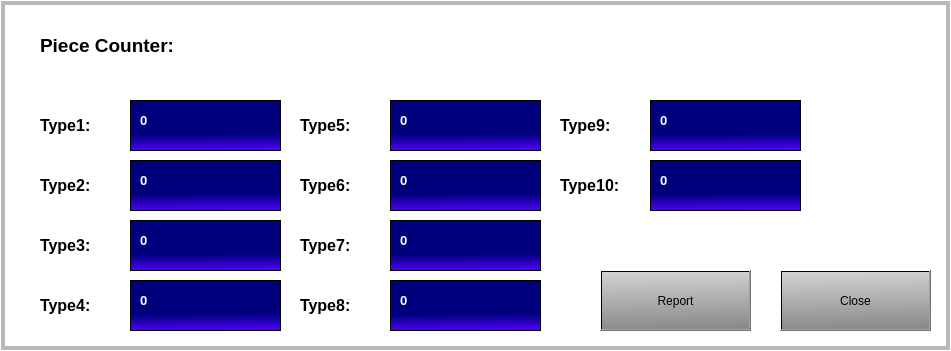
  <widget class="QFrame" name="frameCounter">
   <property name="geometry">
    <rect>
     <x>10</x>
     <y>630</y>
     <width>951</width>
     <height>351</height>
    </rect>
   </property>
   <property name="styleSheet">
    <string notr="true">background-color: rgba(255, 255, 255, 0);</string>
   </property>
   <property name="frameShape">
    <enum>QFrame::Box</enum>
   </property>
   <property name="frameShadow">
    <enum>QFrame::Sunken</enum>
   </property>
   <property name="midLineWidth">
    <number>4</number>
   </property>
   <widget class="QFrame" name="frame_23">
    <property name="geometry">
     <rect>
      <x>40</x>
      <y>90</y>
      <width>261</width>
      <height>71</height>
     </rect>
    </property>
    <property name="frameShape">
     <enum>QFrame::StyledPanel</enum>
    </property>
    <property name="frameShadow">
     <enum>QFrame::Raised</enum>
    </property>
    <widget class="QLabel" name="label_45">
     <property name="geometry">
      <rect>
       <x>0</x>
       <y>20</y>
       <width>71</width>
       <height>31</height>
      </rect>
     </property>
     <property name="text">
      <string>&lt;html&gt;&lt;head/&gt;&lt;body&gt;&lt;p&gt;&lt;span style=&quot; font-size:12pt; font-weight:600;&quot;&gt;Type1:&lt;/span&gt;&lt;/p&gt;&lt;/body&gt;&lt;/html&gt;</string>
     </property>
    </widget>
    <widget class="QFrame" name="frame_22">
     <property name="geometry">
      <rect>
       <x>90</x>
       <y>10</y>
       <width>151</width>
       <height>51</height>
      </rect>
     </property>
     <property name="styleSheet">
      <string notr="true">background-color: qlineargradient(spread:pad, x1:0.586158, y1:0.671, x2:0.593, y2:1, stop:0 rgba(0, 0, 127, 255), stop:1 rgba(85, 0, 255, 255));</string>
     </property>
     <property name="frameShape">
      <enum>QFrame::StyledPanel</enum>
     </property>
     <property name="frameShadow">
      <enum>QFrame::Raised</enum>
     </property>
     <widget class="QLabel" name="label_46">
      <property name="geometry">
       <rect>
        <x>10</x>
        <y>0</y>
        <width>131</width>
        <height>41</height>
       </rect>
      </property>
      <property name="styleSheet">
       <string notr="true">background-color: rgba(255, 255, 255, 0);</string>
      </property>
      <property name="text">
       <string>&lt;html&gt;&lt;head/&gt;&lt;body&gt;&lt;p&gt;&lt;span style=&quot; font-size:10pt; font-weight:600; color:#ffffff;&quot;&gt;0&lt;/span&gt;&lt;/p&gt;&lt;/body&gt;&lt;/html&gt;</string>
      </property>
     </widget>
    </widget>
   </widget>
   <widget class="QFrame" name="frame_24">
    <property name="geometry">
     <rect>
      <x>40</x>
      <y>150</y>
      <width>261</width>
      <height>71</height>
     </rect>
    </property>
    <property name="frameShape">
     <enum>QFrame::StyledPanel</enum>
    </property>
    <property name="frameShadow">
     <enum>QFrame::Raised</enum>
    </property>
    <widget class="QLabel" name="label_49">
     <property name="geometry">
      <rect>
       <x>0</x>
       <y>20</y>
       <width>71</width>
       <height>31</height>
      </rect>
     </property>
     <property name="text">
      <string>&lt;html&gt;&lt;head/&gt;&lt;body&gt;&lt;p&gt;&lt;span style=&quot; font-size:12pt; font-weight:600;&quot;&gt;Type2:&lt;/span&gt;&lt;/p&gt;&lt;/body&gt;&lt;/html&gt;</string>
     </property>
    </widget>
    <widget class="QFrame" name="frame_26">
     <property name="geometry">
      <rect>
       <x>90</x>
       <y>10</y>
       <width>151</width>
       <height>51</height>
      </rect>
     </property>
     <property name="styleSheet">
      <string notr="true">background-color: qlineargradient(spread:pad, x1:0.586158, y1:0.671, x2:0.593, y2:1, stop:0 rgba(0, 0, 127, 255), stop:1 rgba(85, 0, 255, 255));</string>
     </property>
     <property name="frameShape">
      <enum>QFrame::StyledPanel</enum>
     </property>
     <property name="frameShadow">
      <enum>QFrame::Raised</enum>
     </property>
     <widget class="QLabel" name="label_50">
      <property name="geometry">
       <rect>
        <x>10</x>
        <y>0</y>
        <width>131</width>
        <height>41</height>
       </rect>
      </property>
      <property name="styleSheet">
       <string notr="true">background-color: rgba(255, 255, 255, 0);</string>
      </property>
      <property name="text">
       <string>&lt;html&gt;&lt;head/&gt;&lt;body&gt;&lt;p&gt;&lt;span style=&quot; font-size:10pt; font-weight:600; color:#ffffff;&quot;&gt;0&lt;/span&gt;&lt;/p&gt;&lt;/body&gt;&lt;/html&gt;</string>
      </property>
     </widget>
    </widget>
   </widget>
   <widget class="QFrame" name="frame_27">
    <property name="geometry">
     <rect>
      <x>40</x>
      <y>210</y>
      <width>261</width>
      <height>71</height>
     </rect>
    </property>
    <property name="frameShape">
     <enum>QFrame::StyledPanel</enum>
    </property>
    <property name="frameShadow">
     <enum>QFrame::Raised</enum>
    </property>
    <widget class="QLabel" name="label_51">
     <property name="geometry">
      <rect>
       <x>0</x>
       <y>20</y>
       <width>71</width>
       <height>31</height>
      </rect>
     </property>
     <property name="text">
      <string>&lt;html&gt;&lt;head/&gt;&lt;body&gt;&lt;p&gt;&lt;span style=&quot; font-size:12pt; font-weight:600;&quot;&gt;Type3:&lt;/span&gt;&lt;/p&gt;&lt;/body&gt;&lt;/html&gt;</string>
     </property>
    </widget>
    <widget class="QFrame" name="frame_28">
     <property name="geometry">
      <rect>
       <x>90</x>
       <y>10</y>
       <width>151</width>
       <height>51</height>
      </rect>
     </property>
     <property name="styleSheet">
      <string notr="true">background-color: qlineargradient(spread:pad, x1:0.586158, y1:0.671, x2:0.593, y2:1, stop:0 rgba(0, 0, 127, 255), stop:1 rgba(85, 0, 255, 255));</string>
     </property>
     <property name="frameShape">
      <enum>QFrame::StyledPanel</enum>
     </property>
     <property name="frameShadow">
      <enum>QFrame::Raised</enum>
     </property>
     <widget class="QLabel" name="label_52">
      <property name="geometry">
       <rect>
        <x>10</x>
        <y>0</y>
        <width>131</width>
        <height>41</height>
       </rect>
      </property>
      <property name="styleSheet">
       <string notr="true">background-color: rgba(255, 255, 255, 0);</string>
      </property>
      <property name="text">
       <string>&lt;html&gt;&lt;head/&gt;&lt;body&gt;&lt;p&gt;&lt;span style=&quot; font-size:10pt; font-weight:600; color:#ffffff;&quot;&gt;0&lt;/span&gt;&lt;/p&gt;&lt;/body&gt;&lt;/html&gt;</string>
      </property>
     </widget>
    </widget>
   </widget>
   <widget class="QFrame" name="frame_29">
    <property name="geometry">
     <rect>
      <x>40</x>
      <y>270</y>
      <width>261</width>
      <height>71</height>
     </rect>
    </property>
    <property name="frameShape">
     <enum>QFrame::StyledPanel</enum>
    </property>
    <property name="frameShadow">
     <enum>QFrame::Raised</enum>
    </property>
    <widget class="QLabel" name="label_55">
     <property name="geometry">
      <rect>
       <x>0</x>
       <y>20</y>
       <width>71</width>
       <height>31</height>
      </rect>
     </property>
     <property name="text">
      <string>&lt;html&gt;&lt;head/&gt;&lt;body&gt;&lt;p&gt;&lt;span style=&quot; font-size:12pt; font-weight:600;&quot;&gt;Type4:&lt;/span&gt;&lt;/p&gt;&lt;/body&gt;&lt;/html&gt;</string>
     </property>
    </widget>
    <widget class="QFrame" name="frame_31">
     <property name="geometry">
      <rect>
       <x>90</x>
       <y>10</y>
       <width>151</width>
       <height>51</height>
      </rect>
     </property>
     <property name="styleSheet">
      <string notr="true">background-color: qlineargradient(spread:pad, x1:0.586158, y1:0.671, x2:0.593, y2:1, stop:0 rgba(0, 0, 127, 255), stop:1 rgba(85, 0, 255, 255));</string>
     </property>
     <property name="frameShape">
      <enum>QFrame::StyledPanel</enum>
     </property>
     <property name="frameShadow">
      <enum>QFrame::Raised</enum>
     </property>
     <widget class="QLabel" name="label_56">
      <property name="geometry">
       <rect>
        <x>10</x>
        <y>0</y>
        <width>131</width>
        <height>41</height>
       </rect>
      </property>
      <property name="styleSheet">
       <string notr="true">background-color: rgba(255, 255, 255, 0);</string>
      </property>
      <property name="text">
       <string>&lt;html&gt;&lt;head/&gt;&lt;body&gt;&lt;p&gt;&lt;span style=&quot; font-size:10pt; font-weight:600; color:#ffffff;&quot;&gt;0&lt;/span&gt;&lt;/p&gt;&lt;/body&gt;&lt;/html&gt;</string>
      </property>
     </widget>
    </widget>
   </widget>
   <widget class="QFrame" name="frame_32">
    <property name="geometry">
     <rect>
      <x>300</x>
      <y>210</y>
      <width>261</width>
      <height>71</height>
     </rect>
    </property>
    <property name="frameShape">
     <enum>QFrame::StyledPanel</enum>
    </property>
    <property name="frameShadow">
     <enum>QFrame::Raised</enum>
    </property>
    <widget class="QLabel" name="label_65">
     <property name="geometry">
      <rect>
       <x>0</x>
       <y>20</y>
       <width>71</width>
       <height>31</height>
      </rect>
     </property>
     <property name="text">
      <string>&lt;html&gt;&lt;head/&gt;&lt;body&gt;&lt;p&gt;&lt;span style=&quot; font-size:12pt; font-weight:600;&quot;&gt;Type7:&lt;/span&gt;&lt;/p&gt;&lt;/body&gt;&lt;/html&gt;</string>
     </property>
    </widget>
    <widget class="QFrame" name="frame_34">
     <property name="geometry">
      <rect>
       <x>90</x>
       <y>10</y>
       <width>151</width>
       <height>51</height>
      </rect>
     </property>
     <property name="styleSheet">
      <string notr="true">background-color: qlineargradient(spread:pad, x1:0.586158, y1:0.671, x2:0.593, y2:1, stop:0 rgba(0, 0, 127, 255), stop:1 rgba(85, 0, 255, 255));</string>
     </property>
     <property name="frameShape">
      <enum>QFrame::StyledPanel</enum>
     </property>
     <property name="frameShadow">
      <enum>QFrame::Raised</enum>
     </property>
     <widget class="QLabel" name="label_66">
      <property name="geometry">
       <rect>
        <x>10</x>
        <y>0</y>
        <width>131</width>
        <height>41</height>
       </rect>
      </property>
      <property name="styleSheet">
       <string notr="true">background-color: rgba(255, 255, 255, 0);</string>
      </property>
      <property name="text">
       <string>&lt;html&gt;&lt;head/&gt;&lt;body&gt;&lt;p&gt;&lt;span style=&quot; font-size:10pt; font-weight:600; color:#ffffff;&quot;&gt;0&lt;/span&gt;&lt;/p&gt;&lt;/body&gt;&lt;/html&gt;</string>
      </property>
     </widget>
    </widget>
   </widget>
   <widget class="QFrame" name="frame_36">
    <property name="geometry">
     <rect>
      <x>300</x>
      <y>270</y>
      <width>261</width>
      <height>71</height>
     </rect>
    </property>
    <property name="frameShape">
     <enum>QFrame::StyledPanel</enum>
    </property>
    <property name="frameShadow">
     <enum>QFrame::Raised</enum>
    </property>
    <widget class="QLabel" name="label_67">
     <property name="geometry">
      <rect>
       <x>0</x>
       <y>20</y>
       <width>71</width>
       <height>31</height>
      </rect>
     </property>
     <property name="text">
      <string>&lt;html&gt;&lt;head/&gt;&lt;body&gt;&lt;p&gt;&lt;span style=&quot; font-size:12pt; font-weight:600;&quot;&gt;Type8:&lt;/span&gt;&lt;/p&gt;&lt;/body&gt;&lt;/html&gt;</string>
     </property>
    </widget>
    <widget class="QFrame" name="frame_38">
     <property name="geometry">
      <rect>
       <x>90</x>
       <y>10</y>
       <width>151</width>
       <height>51</height>
      </rect>
     </property>
     <property name="styleSheet">
      <string notr="true">background-color: qlineargradient(spread:pad, x1:0.586158, y1:0.671, x2:0.593, y2:1, stop:0 rgba(0, 0, 127, 255), stop:1 rgba(85, 0, 255, 255));</string>
     </property>
     <property name="frameShape">
      <enum>QFrame::StyledPanel</enum>
     </property>
     <property name="frameShadow">
      <enum>QFrame::Raised</enum>
     </property>
     <widget class="QLabel" name="label_68">
      <property name="geometry">
       <rect>
        <x>10</x>
        <y>0</y>
        <width>131</width>
        <height>41</height>
       </rect>
      </property>
      <property name="styleSheet">
       <string notr="true">background-color: rgba(255, 255, 255, 0);</string>
      </property>
      <property name="text">
       <string>&lt;html&gt;&lt;head/&gt;&lt;body&gt;&lt;p&gt;&lt;span style=&quot; font-size:10pt; font-weight:600; color:#ffffff;&quot;&gt;0&lt;/span&gt;&lt;/p&gt;&lt;/body&gt;&lt;/html&gt;</string>
      </property>
     </widget>
    </widget>
   </widget>
   <widget class="QFrame" name="frame_40">
    <property name="geometry">
     <rect>
      <x>300</x>
      <y>90</y>
      <width>261</width>
      <height>71</height>
     </rect>
    </property>
    <property name="frameShape">
     <enum>QFrame::StyledPanel</enum>
    </property>
    <property name="frameShadow">
     <enum>QFrame::Raised</enum>
    </property>
    <widget class="QLabel" name="label_69">
     <property name="geometry">
      <rect>
       <x>0</x>
       <y>20</y>
       <width>71</width>
       <height>31</height>
      </rect>
     </property>
     <property name="text">
      <string>&lt;html&gt;&lt;head/&gt;&lt;body&gt;&lt;p&gt;&lt;span style=&quot; font-size:12pt; font-weight:600;&quot;&gt;Type5:&lt;/span&gt;&lt;/p&gt;&lt;/body&gt;&lt;/html&gt;</string>
     </property>
    </widget>
    <widget class="QFrame" name="frame_41">
     <property name="geometry">
      <rect>
       <x>90</x>
       <y>10</y>
       <width>151</width>
       <height>51</height>
      </rect>
     </property>
     <property name="styleSheet">
      <string notr="true">background-color: qlineargradient(spread:pad, x1:0.586158, y1:0.671, x2:0.593, y2:1, stop:0 rgba(0, 0, 127, 255), stop:1 rgba(85, 0, 255, 255));</string>
     </property>
     <property name="frameShape">
      <enum>QFrame::StyledPanel</enum>
     </property>
     <property name="frameShadow">
      <enum>QFrame::Raised</enum>
     </property>
     <widget class="QLabel" name="label_70">
      <property name="geometry">
       <rect>
        <x>10</x>
        <y>0</y>
        <width>131</width>
        <height>41</height>
       </rect>
      </property>
      <property name="styleSheet">
       <string notr="true">background-color: rgba(255, 255, 255, 0);</string>
      </property>
      <property name="text">
       <string>&lt;html&gt;&lt;head/&gt;&lt;body&gt;&lt;p&gt;&lt;span style=&quot; font-size:10pt; font-weight:600; color:#ffffff;&quot;&gt;0&lt;/span&gt;&lt;/p&gt;&lt;/body&gt;&lt;/html&gt;</string>
      </property>
     </widget>
    </widget>
   </widget>
   <widget class="QFrame" name="frame_42">
    <property name="geometry">
     <rect>
      <x>300</x>
      <y>150</y>
      <width>261</width>
      <height>71</height>
     </rect>
    </property>
    <property name="frameShape">
     <enum>QFrame::StyledPanel</enum>
    </property>
    <property name="frameShadow">
     <enum>QFrame::Raised</enum>
    </property>
    <widget class="QLabel" name="label_71">
     <property name="geometry">
      <rect>
       <x>0</x>
       <y>20</y>
       <width>71</width>
       <height>31</height>
      </rect>
     </property>
     <property name="text">
      <string>&lt;html&gt;&lt;head/&gt;&lt;body&gt;&lt;p&gt;&lt;span style=&quot; font-size:12pt; font-weight:600;&quot;&gt;Type6:&lt;/span&gt;&lt;/p&gt;&lt;/body&gt;&lt;/html&gt;</string>
     </property>
    </widget>
    <widget class="QFrame" name="frame_43">
     <property name="geometry">
      <rect>
       <x>90</x>
       <y>10</y>
       <width>151</width>
       <height>51</height>
      </rect>
     </property>
     <property name="styleSheet">
      <string notr="true">background-color: qlineargradient(spread:pad, x1:0.586158, y1:0.671, x2:0.593, y2:1, stop:0 rgba(0, 0, 127, 255), stop:1 rgba(85, 0, 255, 255));</string>
     </property>
     <property name="frameShape">
      <enum>QFrame::StyledPanel</enum>
     </property>
     <property name="frameShadow">
      <enum>QFrame::Raised</enum>
     </property>
     <widget class="QLabel" name="label_72">
      <property name="geometry">
       <rect>
        <x>10</x>
        <y>0</y>
        <width>131</width>
        <height>41</height>
       </rect>
      </property>
      <property name="styleSheet">
       <string notr="true">background-color: rgba(255, 255, 255, 0);</string>
      </property>
      <property name="text">
       <string>&lt;html&gt;&lt;head/&gt;&lt;body&gt;&lt;p&gt;&lt;span style=&quot; font-size:10pt; font-weight:600; color:#ffffff;&quot;&gt;0&lt;/span&gt;&lt;/p&gt;&lt;/body&gt;&lt;/html&gt;</string>
      </property>
     </widget>
    </widget>
   </widget>
   <widget class="QFrame" name="frame_44">
    <property name="geometry">
     <rect>
      <x>560</x>
      <y>90</y>
      <width>261</width>
      <height>71</height>
     </rect>
    </property>
    <property name="frameShape">
     <enum>QFrame::StyledPanel</enum>
    </property>
    <property name="frameShadow">
     <enum>QFrame::Raised</enum>
    </property>
    <widget class="QLabel" name="label_89">
     <property name="geometry">
      <rect>
       <x>0</x>
       <y>20</y>
       <width>71</width>
       <height>31</height>
      </rect>
     </property>
     <property name="text">
      <string>&lt;html&gt;&lt;head/&gt;&lt;body&gt;&lt;p&gt;&lt;span style=&quot; font-size:12pt; font-weight:600;&quot;&gt;Type9:&lt;/span&gt;&lt;/p&gt;&lt;/body&gt;&lt;/html&gt;</string>
     </property>
    </widget>
    <widget class="QFrame" name="frame_61">
     <property name="geometry">
      <rect>
       <x>90</x>
       <y>10</y>
       <width>151</width>
       <height>51</height>
      </rect>
     </property>
     <property name="styleSheet">
      <string notr="true">background-color: qlineargradient(spread:pad, x1:0.586158, y1:0.671, x2:0.593, y2:1, stop:0 rgba(0, 0, 127, 255), stop:1 rgba(85, 0, 255, 255));</string>
     </property>
     <property name="frameShape">
      <enum>QFrame::StyledPanel</enum>
     </property>
     <property name="frameShadow">
      <enum>QFrame::Raised</enum>
     </property>
     <widget class="QLabel" name="label_90">
      <property name="geometry">
       <rect>
        <x>10</x>
        <y>0</y>
        <width>131</width>
        <height>41</height>
       </rect>
      </property>
      <property name="styleSheet">
       <string notr="true">background-color: rgba(255, 255, 255, 0);</string>
      </property>
      <property name="text">
       <string>&lt;html&gt;&lt;head/&gt;&lt;body&gt;&lt;p&gt;&lt;span style=&quot; font-size:10pt; font-weight:600; color:#ffffff;&quot;&gt;0&lt;/span&gt;&lt;/p&gt;&lt;/body&gt;&lt;/html&gt;</string>
      </property>
     </widget>
    </widget>
   </widget>
   <widget class="QFrame" name="frame_62">
    <property name="geometry">
     <rect>
      <x>560</x>
      <y>150</y>
      <width>261</width>
      <height>71</height>
     </rect>
    </property>
    <property name="frameShape">
     <enum>QFrame::StyledPanel</enum>
    </property>
    <property name="frameShadow">
     <enum>QFrame::Raised</enum>
    </property>
    <widget class="QLabel" name="label_91">
     <property name="geometry">
      <rect>
       <x>0</x>
       <y>20</y>
       <width>81</width>
       <height>31</height>
      </rect>
     </property>
     <property name="text">
      <string>&lt;html&gt;&lt;head/&gt;&lt;body&gt;&lt;p&gt;&lt;span style=&quot; font-size:12pt; font-weight:600;&quot;&gt;Type10:&lt;/span&gt;&lt;/p&gt;&lt;/body&gt;&lt;/html&gt;</string>
     </property>
    </widget>
    <widget class="QFrame" name="frame_63">
     <property name="geometry">
      <rect>
       <x>90</x>
       <y>10</y>
       <width>151</width>
       <height>51</height>
      </rect>
     </property>
     <property name="styleSheet">
      <string notr="true">background-color: qlineargradient(spread:pad, x1:0.586158, y1:0.671, x2:0.593, y2:1, stop:0 rgba(0, 0, 127, 255), stop:1 rgba(85, 0, 255, 255));</string>
     </property>
     <property name="frameShape">
      <enum>QFrame::StyledPanel</enum>
     </property>
     <property name="frameShadow">
      <enum>QFrame::Raised</enum>
     </property>
     <widget class="QLabel" name="label_92">
      <property name="geometry">
       <rect>
        <x>10</x>
        <y>0</y>
        <width>131</width>
        <height>41</height>
       </rect>
      </property>
      <property name="styleSheet">
       <string notr="true">background-color: rgba(255, 255, 255, 0);</string>
      </property>
      <property name="text">
       <string>&lt;html&gt;&lt;head/&gt;&lt;body&gt;&lt;p&gt;&lt;span style=&quot; font-size:10pt; font-weight:600; color:#ffffff;&quot;&gt;0&lt;/span&gt;&lt;/p&gt;&lt;/body&gt;&lt;/html&gt;</string>
      </property>
     </widget>
    </widget>
   </widget>
   <widget class="QLabel" name="main_lb_state_4">
    <property name="geometry">
     <rect>
      <x>40</x>
      <y>30</y>
      <width>201</width>
      <height>31</height>
     </rect>
    </property>
    <property name="text">
     <string>&lt;html&gt;&lt;head/&gt;&lt;body&gt;&lt;p&gt;&lt;span style=&quot; font-size:14pt; font-weight:600;&quot;&gt;Piece Counter:&lt;/span&gt;&lt;/p&gt;&lt;/body&gt;&lt;/html&gt;</string>
    </property>
   </widget>
   <widget class="QPushButton" name="buttonCounterClose">
    <property name="geometry">
     <rect>
      <x>780</x>
      <y>270</y>
      <width>151</width>
      <height>61</height>
     </rect>
    </property>
    <property name="styleSheet">
     <string notr="true">background-color: qlineargradient(spread:pad, x1:0.528, y1:1, x2:0.472, y2:0.00568182, stop:0 rgba(138, 138, 138, 255), stop:1 rgba(208, 208, 208, 255));</string>
    </property>
    <property name="text">
     <string notr="true">Close</string>
    </property>
    <property name="iconSize">
     <size>
      <width>51</width>
      <height>33</height>
     </size>
    </property>
    <property name="autoDefault">
     <bool>false</bool>
    </property>
    <property name="default">
     <bool>false</bool>
    </property>
    <property name="flat">
     <bool>false</bool>
    </property>
   </widget>
   <widget class="QPushButton" name="buttonCounterClose_2">
    <property name="geometry">
     <rect>
      <x>600</x>
      <y>270</y>
      <width>151</width>
      <height>61</height>
     </rect>
    </property>
    <property name="styleSheet">
     <string notr="true">background-color: qlineargradient(spread:pad, x1:0.528, y1:1, x2:0.472, y2:0.00568182, stop:0 rgba(138, 138, 138, 255), stop:1 rgba(208, 208, 208, 255));</string>
    </property>
    <property name="text">
     <string notr="true">Report</string>
    </property>
    <property name="iconSize">
     <size>
      <width>51</width>
      <height>33</height>
     </size>
    </property>
    <property name="autoDefault">
     <bool>false</bool>
    </property>
    <property name="default">
     <bool>false</bool>
    </property>
    <property name="flat">
     <bool>false</bool>
    </property>
   </widget>
  </widget>
